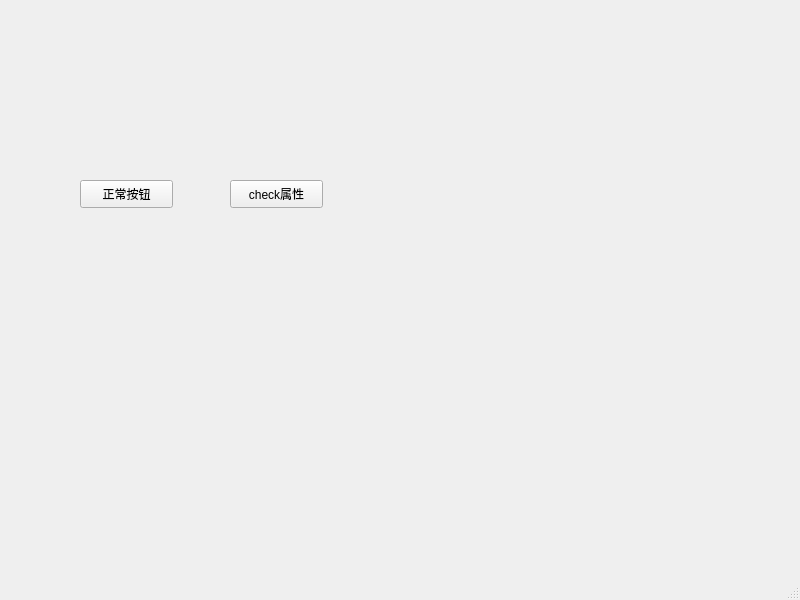
<?xml version="1.0" encoding="UTF-8"?>
<ui version="4.0">
 <class>MainWindow</class>
 <widget class="QMainWindow" name="MainWindow">
  <property name="geometry">
   <rect>
    <x>0</x>
    <y>0</y>
    <width>800</width>
    <height>600</height>
   </rect>
  </property>
  <property name="windowTitle">
   <string>MainWindow</string>
  </property>
  <widget class="QWidget" name="centralwidget">
   <widget class="QPushButton" name="normalBtn">
    <property name="geometry">
     <rect>
      <x>80</x>
      <y>180</y>
      <width>93</width>
      <height>28</height>
     </rect>
    </property>
    <property name="text">
     <string>正常按钮</string>
    </property>
   </widget>
   <widget class="QPushButton" name="checkBtn">
    <property name="geometry">
     <rect>
      <x>230</x>
      <y>180</y>
      <width>93</width>
      <height>28</height>
     </rect>
    </property>
    <property name="text">
     <string>check属性</string>
    </property>
   </widget>
  </widget>
  <widget class="QMenuBar" name="menubar">
   <property name="geometry">
    <rect>
     <x>0</x>
     <y>0</y>
     <width>800</width>
     <height>26</height>
    </rect>
   </property>
  </widget>
  <widget class="QStatusBar" name="statusbar"/>
 </widget>
 <resources/>
 <connections/>
</ui>
